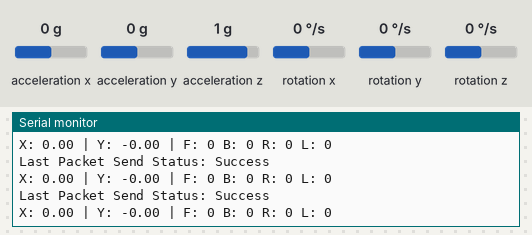
Bench run of a sketch on a simulated ESP32. On the bench: the last lines printed to the serial monitor. Inputs (shaded band) come from the test bench; at power-on: acceleration x 0 g, acceleration y 0 g, acceleration z 1 g, rotation x 0 °/s, rotation y 0 °/s, rotation z 0 °/s.

Above: at 3.2 s.
3.3 s: acceleration x set to -1.4 g
At 4.1 s:
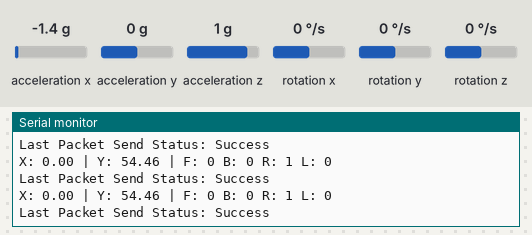
4.8 s: acceleration y set to -1.4 g
At 5.9 s:
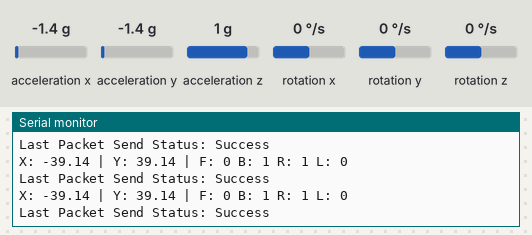
6.3 s: acceleration z set to -1.4 g
At 7.0 s:
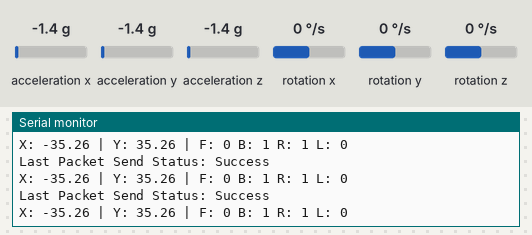
Timing chart, 0 to 9.3 s (numbered marks = the images above; inputs shaded):
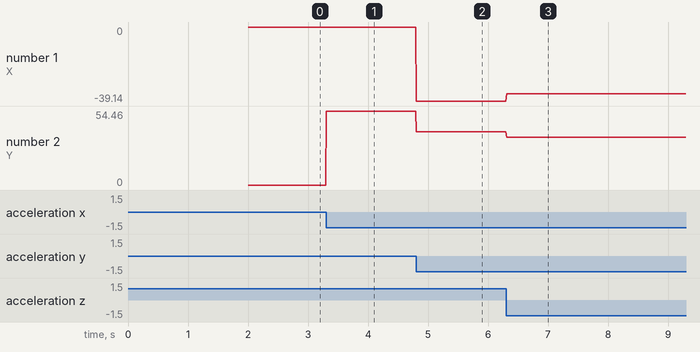

The sketch:

transmitter.ino
```cpp
#include <esp_now.h>
#include <WiFi.h>
#include <Wire.h>
#include <MPU6050_light.h>

// Replace with receiver’s MAC address
uint8_t broadcastAddress[] = {0x24, 0x6F, 0x28, 0xAA, 0xBB, 0xCC};

// Data structure to send
typedef struct {
  bool f;  // Forward
  bool b;  // Backward
  bool l;  // Left
  bool r;  // Right
} message;

message data;

MPU6050 mpu(Wire);
unsigned long timer = 0;
float x, y;

esp_now_peer_info_t peerInfo;

// Callback for data transmission status
void onDataSent(const uint8_t *mac_addr, esp_now_send_status_t status) {
  Serial.print("Last Packet Send Status: ");
  Serial.println(status == ESP_NOW_SEND_SUCCESS ? "Success" : "Fail");
}

void setup() {
  Serial.begin(115200);
  WiFi.mode(WIFI_STA);

  // Initialize ESP-NOW
  if (esp_now_init() != ESP_OK) {
    Serial.println("ESP-NOW initialization failed!");
    while (true);
  }

  // Register send callback
  esp_now_register_send_cb(onDataSent);

  // Register peer information
  memcpy(peerInfo.peer_addr, broadcastAddress, 6);
  peerInfo.channel = 0;
  peerInfo.encrypt = false;

  if (esp_now_add_peer(&peerInfo) != ESP_OK) {
    Serial.println("Failed to add peer!");
    while (true);
  }

  // Initialize MPU6050
  Wire.begin();
  byte status = mpu.begin();
  Serial.print("MPU6050 status: ");
  Serial.println(status);

  while (status != 0);  // Stop if connection fails

  Serial.println("Calibrating... Keep MPU6050 still.");
  delay(1000);
  mpu.calcOffsets();
  Serial.println("Calibration done!");
}

void loop() {
  mpu.update();

  if (millis() - timer > 10) {  // Send data every 10ms
    x = mpu.getAngleX();
    y = mpu.getAngleY();

    // Direction detection based on tilt angle
    data.f = (x >= 30);
    data.b = (x <= -30);
    data.r = (y >= 30);
    data.l = (y <= -30);

    // Debug output
    Serial.printf("X: %.2f | Y: %.2f | F: %d B: %d R: %d L: %d\n",
                  x, y, data.f, data.b, data.r, data.l);

    // Transmit data via ESP-NOW
    esp_now_send(broadcastAddress, (uint8_t *)&data, sizeof(data));

    timer = millis();
  }
}
```

Measured:
- after the input at 3.3 s, the serial monitor: prints a new line at once (image 1)
- after the input at 4.8 s, the serial monitor: prints a new line at once (image 2)
- after the input at 6.3 s, the serial monitor: prints a new line at once (image 3)
- plotted number 1: 0 → -39.14 after the input at 4.8 s, -39.14 → -35.26 after the input at 6.3 s
- plotted number 2: 0 → 54.46 after the input at 3.3 s, 54.46 → 39.14 after the input at 4.8 s, 39.14 → 35.26 after the input at 6.3 s
